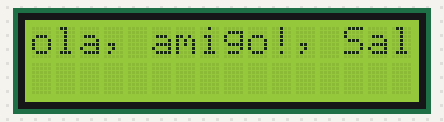
Recording of a sketch running on a simulated Arduino Uno, built with avr-gcc and run on an emulated ATmega328P. Parts: 16×2 character LCD.

Above: at 1.14 s.
At 2.49 s:
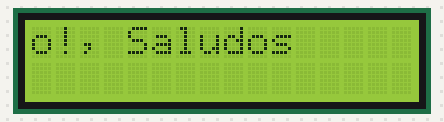
At 3.84 s:
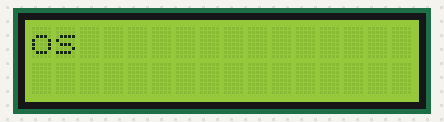
At 6.54 s:
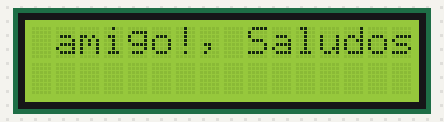
At 9.24 s:
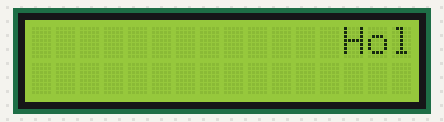
At 12.1 s:
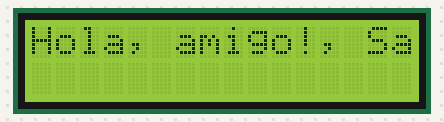

Measured:
- by itself, everything shown: repeats every 12.1 s, in 74 steps
- what the display in image 5 shows lasts 1.2 s, from 12.0 s to 13.2 s

The sketch:

Prog_12_Scroll_LCD.ino
```cpp
// include the library code:
#include <LiquidCrystal.h>

// initialize the library by associating any needed LCD interface pin
// with the arduino pin number it is connected to
const int rs = 12, en = 11, d4 = 5, d5 = 4, d6 = 3, d7 = 2;
LiquidCrystal lcd(rs, en, d4, d5, d6, d7);

void setup() {
  // set up the LCD's number of columns and rows:
  lcd.begin(16, 2);
  // Print a message to the LCD.
  lcd.print("Hola, amigo!, Saludos");
  delay(1000);
}

void loop() {
  // scroll 21 positions (string length) to the left
  // to move it offscreen left:
  for (int positionCounter = 0; positionCounter < 21; positionCounter++) {
    // scroll one position left:
    lcd.scrollDisplayLeft();
    // wait a bit:
    delay(150);
  }

  // scroll 37 positions (string length + display length) to the right
  // to move it offscreen right:
  for (int positionCounter = 0; positionCounter < 37; positionCounter++) {
    // scroll one position right:
    lcd.scrollDisplayRight();
    // wait a bit:
    delay(150);
  }

  // scroll 16 positions (display length + string length) to the left
  // to move it back to center:
  for (int positionCounter = 0; positionCounter < 16; positionCounter++) {
    // scroll one position left:
    lcd.scrollDisplayLeft();
    // wait a bit:
    delay(150);
  }

  // delay at the end of the full loop:
  delay(1000);

}

//Práctica . Probar el resto de los ejemplos de funcionamiento de LiquidCrystal
```
